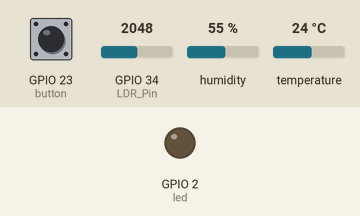
Bench run of a sketch on a simulated ESP32. Shown: output pins drawn as LEDs (lit = HIGH). The inputs (shaded band) are chosen by the test bench; at power-on: GPIO 23 (button) HIGH, GPIO 34 (LDR_Pin) = 2048, humidity 55 %, temperature 24 °C. WiFi joins after 1.5 s; servers stay silent unless stated.

Above: at 0.1 s.
At 3.0 s:
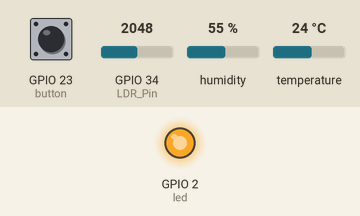
3.1 s: GPIO 23 (button) pulled LOW for 1 s
12.0 s: GPIO 23 (button) pulled LOW for 0.15 s
Timing chart, 0 to 21.5 s (numbered marks = the images above; inputs shaded):
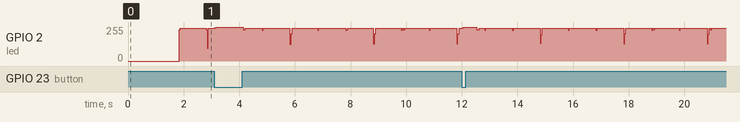

The sketch:

ESP32_Weather_Station.ino
```cpp
#define BLYNK_PRINT Serial
#include <WiFi.h>
#include <WiFiClient.h>
#include <BlynkSimpleEsp32.h>
#include <DHT.h>
#define LDR_Pin 34
#define VIN 3.3 // V power voltage, 3.3v in case of NodeMCU
#define R 10000 // Voltage devider resistor value


bool isFirstConnect = true;
String str1;
String str2;
String str;
int led=2;
int button=23;
int count=0;
float h=0;
float t=0;
// You should get Auth Token in the Blynk App.
// Go to the Project Settings (nut icon).
char auth[] = "kDUwzIPxvnvLwnnIyYnklsn5EBA4X8F-";
char ssid[] = "Esp32";
char pass[] = "projectfyp999";
#define DHTPIN 4          // What digital pin we're connected to
// Uncomment whatever type you're using!
#define DHTTYPE DHT11     // DHT 11
//#define DHTTYPE DHT22   // DHT 22, AM2302, AM2321
//#define DHTTYPE DHT21   // DHT 21, AM2301
DHT dht(DHTPIN, DHTTYPE);
BlynkTimer timer;
// This function sends Arduino's up time every second to Virtual Pin (5).
// In the app, Widget's reading frequency should be set to PUSH. This means
// that you define how often to send data to Blynk App.
BLYNK_CONNECTED() // runs every time Blynk connection is established
{
    if (isFirstConnect)
    {
// Request server to re-send latest values for all pins
    Blynk.syncAll();
    isFirstConnect = false;
    }
  }

int get_lux(void)
{ float LDR_Vout = (analogRead(LDR_Pin)* VIN / float(4095));// Conversion analog to voltage
  float RLDR = (R * LDR_Vout)/(VIN - LDR_Vout); // Conversion voltage to resistance in Ohm
  int lux = 170/(RLDR/1000); // Conversion resitance to lumen, RLDR/1000 - convert Ohm to KOhm
  return lux;
}

void sendSensor()
{
  h = dht.readHumidity();
  t = dht.readTemperature(); // or dht.readTemperature(true) for Fahrenheit
  int l = get_lux();

  if (isnan(h) || isnan(t)) {
    Serial.println("Failed to read from DHT sensor!");
    return;
  }
  // You can send any value at any time.
  // Please don't send more that 10 values per second.
  Blynk.virtualWrite(V8, l);
  Blynk.virtualWrite(V9, h);
  Blynk.virtualWrite(V10, t);
   str1 = "Temperature Value: " + String(t, 2) + "℃\n";
   str2 = "Humidity Value: " + String(h, 2) + "";
   str = str1 + str2;
if(count==0){//Everytime you start the project it will send a notification for one time
Blynk.email("Value of DHT11", str);
Blynk.notify(str);
count=1;
}
}
void setup()
{
  // Debug console
Serial.begin(9600);
pinMode(led,OUTPUT);
pinMode(button,INPUT_PULLUP);
Blynk.begin(auth, ssid, pass);
dht.begin();
  // Setup a function to be called every second
timer.setInterval(1000L, sendSensor);
}

void loop()
{
    Blynk.run();
  digitalWrite(led,LOW);
  timer.run();
  digitalWrite(led,HIGH);
if(digitalRead(button)==LOW){//It will send a notification for one time when you press the button
Blynk.email("Value of DHT11 sensor", str);
Blynk.notify(str);
delay(500);
}
}
```
